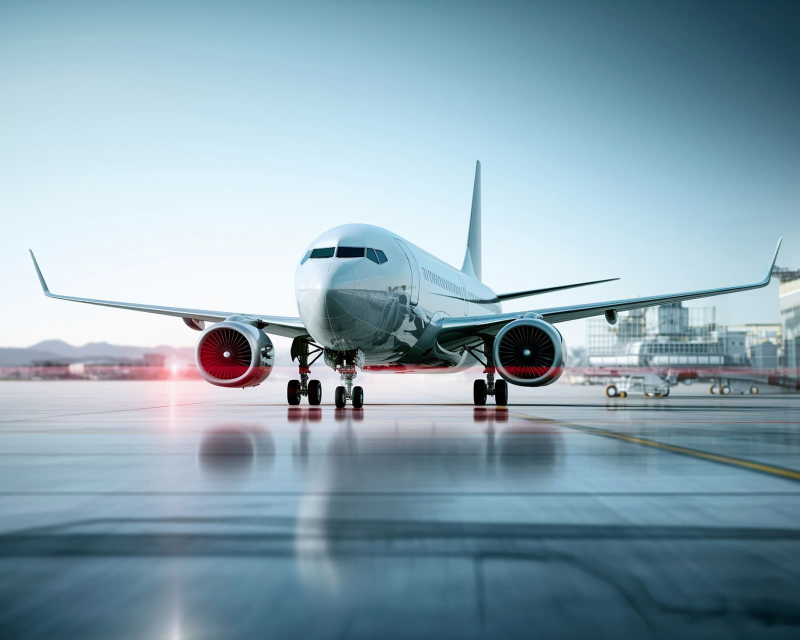
#> input picture assets/images/global/_masters/Aviation.jpg, 1600 x 1280 px, found by its file name (shown at 1/2 size); its folder holds 4 pictures in this run
$ python build-images.py
#> lines starting #> are read from the running program, lines starting #| are printed output that depends on the picture
#!/usr/bin/env python
"""
Turn the client's supplied masters into the responsive variants the site loads.

  assets/images/global/*.jpg   (masters, supplied)
    -> assets/images/divisions/<slug>-<w>.{webp,jpg}   12 division panels, 5:4
    -> assets/images/team/leader-<n>-<w>.{webp,jpg}     6 portraits, 4:5
    -> assets/images/og/og-default.jpg                  1 share image, 1200x630

WHY THESE WIDTHS
  Division panel  .gg-visual is aspect-ratio 5/4 inside .gg-split__media, which
                  is ~46vw on desktop. 700 CSS px at 2x DPR is the realistic
                  ceiling, so 1400 is the largest useful variant; the master is
                  1600 and is never served.
  Portrait        .gg-leader-card__media is aspect-ratio 4/5 capped at 420px
                  tall, so ~336 CSS px wide. 800 covers it beyond 2x.
  Share image     Facebook, LinkedIn, WhatsApp and X all want 1200x630 JPEG.
                  No WebP: several scrapers still will not read it.

Masters are moved to global/_masters/ so it is obvious they are sources and not
something a page should ever reference — the same convention as offices/.
"""
from PIL import Image
import os, shutil

import os
# The project root is the folder above this one, so the script runs from
# anywhere without being edited.
ROOT = os.path.dirname(os.path.dirname(os.path.abspath(__file__)))
SRC = os.path.join(ROOT, "assets/images/global")
MASTERS = os.path.join(SRC, "_masters")

# Sector images were supplied straight into their served folder, so they get
# their own source/masters pair rather than sharing the one above.
SECTOR_SRC = os.path.join(ROOT, "assets/images/sectors")
SECTOR_MASTERS = os.path.join(SECTOR_SRC, "_masters")

DIVISION_WIDTHS = [480, 900, 1400]
PORTRAIT_WIDTHS = [320, 480, 800]

# Supplied filename -> the division slug the site knows it by.
DIVISIONS = {
    'Aviation.jpg':          'aviation',
    'D-Metro.jpg':           'metro',
    'Railways.jpg':          'railways',
    'Driver-Services.jpg':   'driver',
    'Logistics.jpg':         'logistics',
    'Hotel.jpg':             'hotels',
    'Travel-&-Tourism.jpg':  'travel-tourism',
    'healthcare.jpg':        'healthcare',
    'Skill-Development.jpg': 'skill-development',
    'Electrical.jpg':        'electrical',
    'Manfuctrubng.jpg':      'manufacturing',
    'Security.jpg':          'security',
}
PORTRAITS = {'Leader-%d.jpg' % n: 'leader-%d' % n for n in range(1, 7)}

# Sector imagery, keyed by the sector id in assets/js/data/sectors.js. Supplied
# at 1920x1080, which is the spec we asked for and covers every place these
# render: 381 CSS px in the homepage grid, 864 CSS px on /sectors.
SECTORS = {
    'Agriculture-&-Agri-Services.jpg.jpeg':          'agriculture',
    'Aviation.jpg.jpeg':                             'aviation',
    'Consultancy-&-Professional-Services.jpg.jpeg':  'consultancy',
    'Education-&-Skill-Development.jpg.jpeg':        'education-skill-development',
    'Energy-&-Renewables.jpg.jpeg':                  'energy',
    'Financial-Services.jpg.jpeg':                   'financial-services',
    'Healthcare-&-Pharma.jpg.jpeg':                  'healthcare-pharma',
    'Hospitality-&-Tourism.jpg.jpeg':                'hospitality-tourism',
    'Infrastructure-&-Construction.jpg.jpeg':        'infrastructure-construction',
    'Logistics-&-Supply-Chain.jpg.jpeg':             'logistics-supply-chain',
    'Manufacturing-&-Engineering.jpg.jpeg':          'manufacturing-engineering',
    'Retail.jpg.jpeg':                               'retail',
    'Security-&-Facility-Services.jpg.jpeg':         'security-facility-services',
    'Technology-&-Digital.jpg.jpeg':                 'technology-digital',
    'transport-&-mobility.jpg.jpeg':                 'transport-mobility',
}
SECTOR_WIDTHS = [480, 900, 1400]

# Framing normalisation, measured off the masters against decile guides.
#   zoom  >1 crops in, to match head size across the set
#   cx/cy the point that stays centred, as a fraction of the frame
#
# Five of the six are shot centred and head-and-shoulders. Leader-1 is the
# outlier: waist-up, subject a third of the way in from the left, and a head
# noticeably smaller than the rest. Left alone it is the one card that does not
# belong. Nothing else needs more than a nudge.
PORTRAIT_CROPS = {
    'leader-1': {'zoom': 1.30, 'cx': 0.38, 'cy': 0.34},
    'leader-2': {'zoom': 1.00, 'cx': 0.50, 'cy': 0.50},
    'leader-3': {'zoom': 1.00, 'cx': 0.52, 'cy': 0.50},
    'leader-4': {'zoom': 1.06, 'cx': 0.48, 'cy': 0.46},
    'leader-5': {'zoom': 1.00, 'cx': 0.50, 'cy': 0.50},
    'leader-6': {'zoom': 1.08, 'cx': 0.50, 'cy': 0.44},
}

# A shared grade, applied only to the portraits.
#
# The six masters were shot in six different rooms: white brick, teal seamless,
# autumn park, grey wall, blue-grey seamless, city street. Side by side in one
# grid they read as six stock photographs rather than one leadership team, and
# no amount of cropping fixes that — it is a colour problem, not a framing one.
#
# So: pull the saturation back, lift contrast slightly, and lay a few per cent
# of the brand navy over everything. That is enough for six backgrounds to
# share a cast without touching skin tones in any way a reader would notice.
#
# It is applied at build time, not in CSS, so the served file is the graded one
# and there is no filter cost on every paint. Masters are untouched; delete
# this block and re-run to get the originals back.
PORTRAIT_GRADE = {'saturation': 0.86, 'contrast': 1.05, 'tint': (4, 24, 47), 'tint_amount': 0.07}


def grade_portrait(im):
    from PIL import ImageEnhance, Image as _Image
    im = ImageEnhance.Color(im).enhance(PORTRAIT_GRADE['saturation'])
    im = ImageEnhance.Contrast(im).enhance(PORTRAIT_GRADE['contrast'])
    wash = _Image.new('RGB', im.size, PORTRAIT_GRADE['tint'])
    return _Image.blend(im, wash, PORTRAIT_GRADE['tint_amount'])


def frame(im, crop):
    """Crop to a focal point at a given zoom, staying inside the frame."""
    if crop['zoom'] <= 1.0 and crop['cx'] == 0.5 and crop['cy'] == 0.5:
        return im
    w, h = im.size
    nw, nh = w / crop['zoom'], h / crop['zoom']
    left = min(max(w * crop['cx'] - nw / 2, 0), w - nw)
    top = min(max(h * crop['cy'] - nh / 2, 0), h - nh)
    return im.crop((round(left), round(top), round(left + nw), round(top + nh)))
OG = 'Open-Graph.jpg'


def find(name):
    """Masters may already have been moved by an earlier run."""
#> called with name = 'Aviation.jpg'
    for folder in (SRC, MASTERS):
        path = os.path.join(folder, name)
        if os.path.exists(path):
            return path
    raise SystemExit("missing master: " + name)


def find_sector(name):
    for folder in (SECTOR_SRC, SECTOR_MASTERS):
        path = os.path.join(folder, name)
        if os.path.exists(path):
            return path
    raise SystemExit("missing sector master: " + name)


def crop_to(im, ratio):
    """Centre-crop to an exact ratio so every panel of a kind matches."""
    w, h = im.size
    if abs(w / h - ratio) < 0.005:
        return im
    if w / h > ratio:                      # too wide: trim the sides
        new_w = round(h * ratio)
        left = (w - new_w) // 2
        return im.crop((left, 0, left + new_w, h))
    new_h = round(w / ratio)               # too tall: trim top and bottom
    top = (h - new_h) // 2
    return im.crop((0, top, w, top + new_h))


def variants(master, out_dir, stem, widths, ratio, prepare=None):
#> called with master = 'assets/images/global/Aviation.jpg', out_dir = 'assets/images/divisions', stem = 'aviation', ratio = 1.25
    im = Image.open(master).convert('RGB')
#> im is the input picture: PIL image 1600x1280 RGB; mean R, G, B 139.4, 165.5, 178.4
    if prepare:
        im = prepare(im)
    im = crop_to(im, ratio)
    os.makedirs(out_dir, exist_ok=True)
    written = []
    for w in widths:
        h = round(w / ratio)
        resized = im.resize((w, h), Image.LANCZOS)
        jpg = os.path.join(out_dir, '%s-%d.jpg' % (stem, w))
        webp = os.path.join(out_dir, '%s-%d.webp' % (stem, w))
        resized.save(jpg, 'JPEG', quality=82, optimize=True, progressive=True)
        resized.save(webp, 'WEBP', quality=78, method=6)
        written += [jpg, webp]
#> this loop made 3 passes
#> pass 1, in variants, `resized = im.resize((w, h), Image.LANCZOS)`:
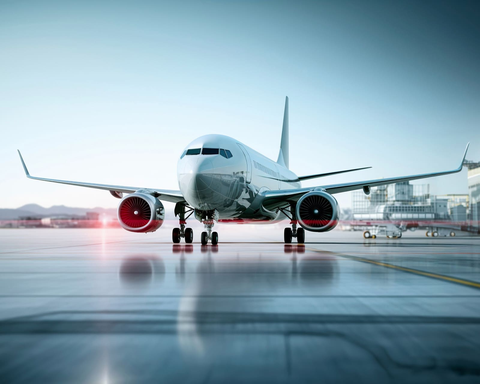
#> resized: PIL image 480x384 RGB; mean R, G, B 139.4, 165.5, 178.4
#> after the loop, written = 6 items
    return written, im.size


total = 0
print('DIVISION PANELS  5:4')
for name, slug in DIVISIONS.items():
    files, size = variants(find(name), os.path.join(ROOT, 'assets/images/divisions'),
                           slug, DIVISION_WIDTHS, 5 / 4)
    kb = sum(os.path.getsize(f) for f in files) / 1024
#> kb = 274
    total += kb
#> total = 274
    print('  %-18s from %-24s %dx%d  %d files  %.0f KB' % (slug, name, size[0], size[1], len(files), kb))
#|   aviation           from Aviation.jpg             1600x1280  6 files  274 KB
#> pass 2 of the loop `for name, slug in DIVISIONS.items():`:
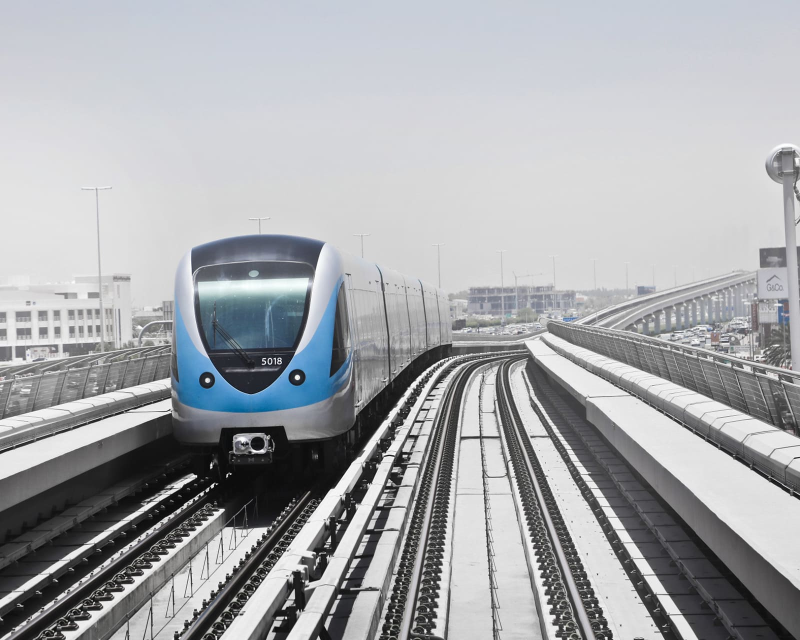
#> input picture assets/images/global/_masters/D-Metro.jpg, 1600 x 1280 px, found by its file name (shown at 1/2 size)
#> in variants, im is the input picture: PIL image 1600x1280 RGB; mean R, G, B 166.5, 168.5, 171.7
#> the loop in variants (call 2), `for w in widths:` made 3 passes
#> pass 1, in variants (call 2), `resized = im.resize((w, h), Image.LANCZOS)`:
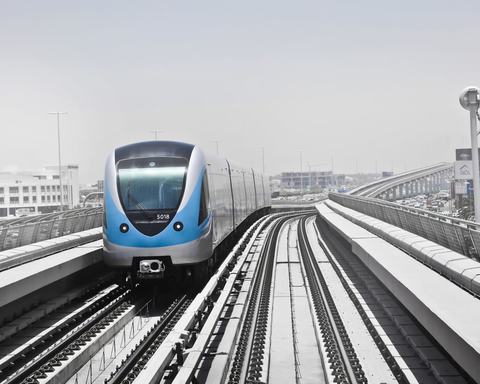
#> resized: PIL image 480x384 RGB; mean R, G, B 166.5, 168.5, 171.7
#> pass 2, in variants (call 2), `resized = im.resize((w, h), Image.LANCZOS)`:
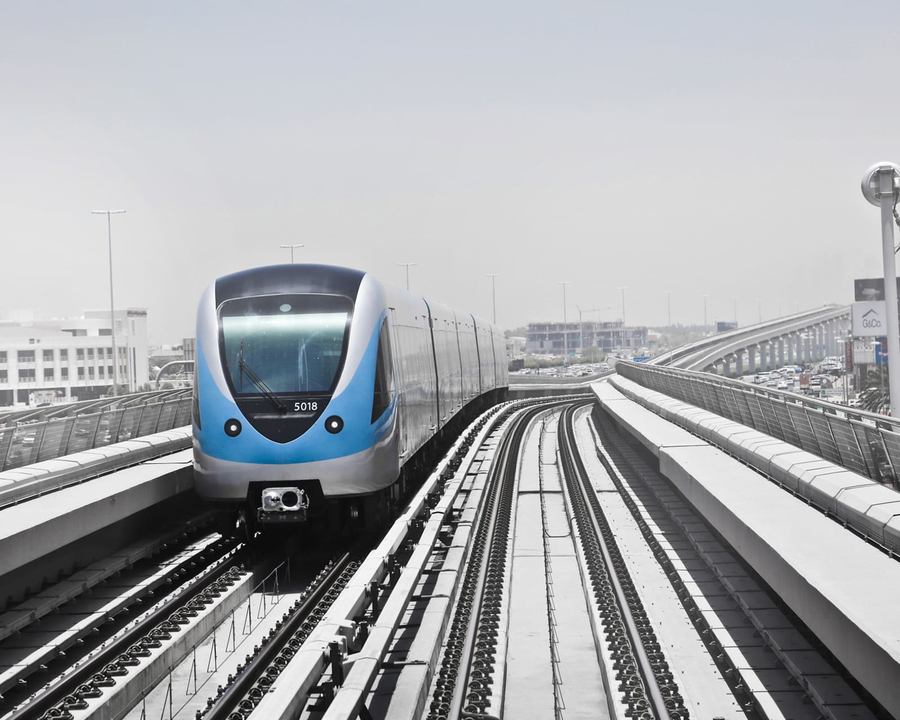
#> resized: PIL image 900x720 RGB; mean R, G, B 166.5, 168.5, 171.7
#> kb = 523.5
#> total = 797.5
#|   metro              from D-Metro.jpg              1600x1280  6 files  524 KB
#> pass 3 of the loop `for name, slug in DIVISIONS.items():`:
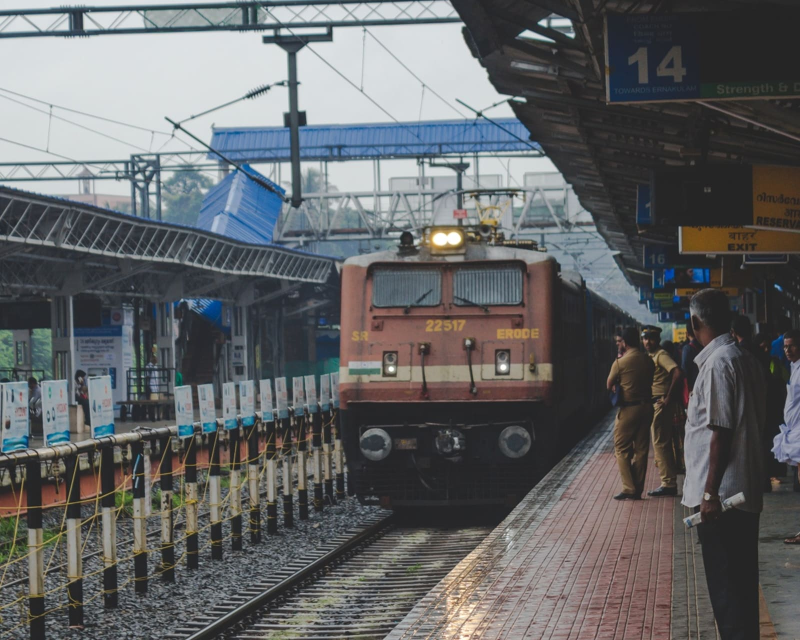
#> input picture assets/images/global/_masters/Railways.jpg, 1600 x 1280 px, found by its file name (shown at 1/2 size)
#> in variants, im is the input picture: PIL image 1600x1280 RGB; mean R, G, B 98.3, 99.9, 101.2
#> the loop in variants (call 3), `for w in widths:` made 3 passes
#> pass 1, in variants (call 3), `resized = im.resize((w, h), Image.LANCZOS)`:
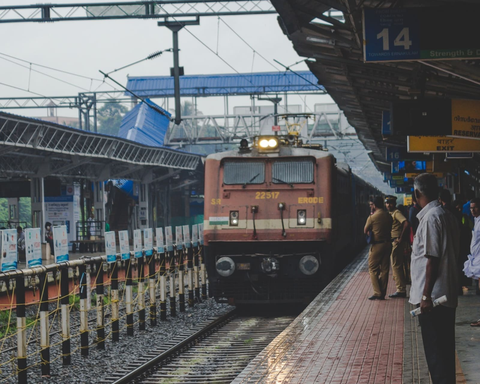
#> resized: PIL image 480x384 RGB; mean R, G, B 98.3, 99.9, 101.2
#> kb = 610.6
#> total = 1408.1
#|   railways           from Railways.jpg             1600x1280  6 files  611 KB
#> (the program exits here)
